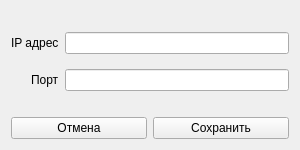
<?xml version="1.0" encoding="UTF-8"?>
<ui version="4.0">
 <class>Form</class>
 <widget class="QWidget" name="Form">
  <property name="geometry">
   <rect>
    <x>0</x>
    <y>0</y>
    <width>300</width>
    <height>150</height>
   </rect>
  </property>
  <property name="sizePolicy">
   <sizepolicy hsizetype="Preferred" vsizetype="Preferred">
    <horstretch>0</horstretch>
    <verstretch>0</verstretch>
   </sizepolicy>
  </property>
  <property name="minimumSize">
   <size>
    <width>300</width>
    <height>150</height>
   </size>
  </property>
  <property name="maximumSize">
   <size>
    <width>400</width>
    <height>200</height>
   </size>
  </property>
  <property name="windowTitle">
   <string>Настройки соединения</string>
  </property>
  <property name="windowIcon">
   <iconset>
    <normaloff>images/icons/book.png</normaloff>images/icons/book.png</iconset>
  </property>
  <layout class="QVBoxLayout" name="verticalLayout">
   <item>
    <layout class="QFormLayout" name="formLayout">
     <property name="labelAlignment">
      <set>Qt::AlignRight|Qt::AlignTrailing|Qt::AlignVCenter</set>
     </property>
     <property name="formAlignment">
      <set>Qt::AlignCenter</set>
     </property>
     <property name="verticalSpacing">
      <number>15</number>
     </property>
     <item row="0" column="0">
      <widget class="QLabel" name="host_label">
       <property name="text">
        <string>IP адрес</string>
       </property>
      </widget>
     </item>
     <item row="0" column="1">
      <widget class="QLineEdit" name="host_le"/>
     </item>
     <item row="1" column="0">
      <widget class="QLabel" name="port_label">
       <property name="text">
        <string>Порт</string>
       </property>
      </widget>
     </item>
     <item row="1" column="1">
      <widget class="QLineEdit" name="port_le">
       <property name="inputMethodHints">
        <set>Qt::ImhNone</set>
       </property>
      </widget>
     </item>
    </layout>
   </item>
   <item>
    <layout class="QHBoxLayout" name="horizontalLayout">
     <property name="sizeConstraint">
      <enum>QLayout::SetDefaultConstraint</enum>
     </property>
     <item>
      <widget class="QPushButton" name="cancel_btn">
       <property name="text">
        <string>Отмена</string>
       </property>
      </widget>
     </item>
     <item>
      <widget class="QPushButton" name="save_btn">
       <property name="text">
        <string>Сохранить</string>
       </property>
      </widget>
     </item>
    </layout>
   </item>
  </layout>
 </widget>
 <resources/>
 <connections/>
</ui>
